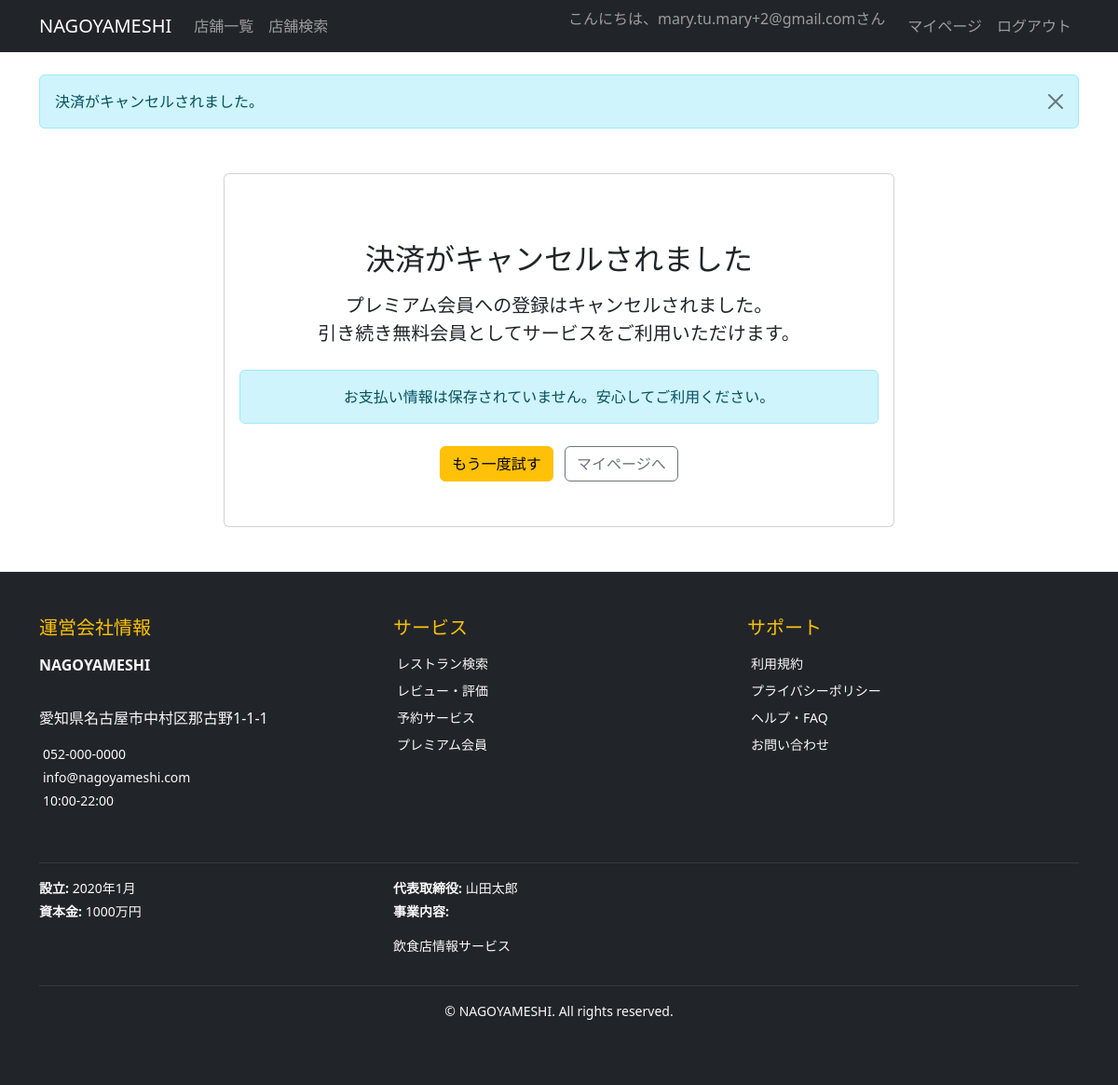
The page /payments/cancel/ (signed in) on the database its author committed.
### accounts/models.py (models this page shows, shortened)
class User(AbstractUser):
    furigana = models.CharField('フリガナ', max_length=100, blank=True)
    postal_code = models.CharField('郵便番号', max_length=8, blank=True)
    address = models.TextField('住所', blank=True)
    phone_number = models.CharField('電話番号', max_length=15, blank=True)
    is_premium = models.BooleanField('プレミアム会員', default=False)
    email_verified = models.BooleanField('メール認証済み', default=False)
    created_at = models.DateTimeField('作成日時', auto_now_add=True)
    updated_at = models.DateTimeField('更新日時', auto_now=True)
    class Meta:
        verbose_name = 'ユーザー'
        verbose_name_plural = 'ユーザー'

### admin_panel/models.py (models this page shows, shortened)
class CompanyInfo(models.Model):
    company_name = models.CharField('会社名', max_length=100, default='NAGOYA MESHI株式会社')
    address = models.TextField('住所', default='〒460-0008 愛知県名古屋市中区栄3-15-33')
    phone = models.CharField('電話番号', max_length=20, default='052-123-4567')
    email = models.EmailField('メールアドレス', default='info@nagoyameshi.com')
    business_hours = models.CharField('営業時間', max_length=50, default='平日 9:00-18:00')
    established = models.CharField('設立', max_length=20, default='2020年4月')
    capital = models.CharField('資本金', max_length=30, default='1,000万円')
    representative = models.CharField('代表取締役', max_length=50, default='名古屋 太郎')
    business_content = models.TextField('事業内容', default='飲食店情報サイトの運営\nグルメ情報の提供\nレストラン予約サービス')
    updated_at = models.DateTimeField('更新日時', auto_now=True)
    class Meta:
        verbose_name = '運営会社情報'
        verbose_name_plural = '運営会社情報'
    @classmethod
    def get_instance(cls):
        obj, created = cls.objects.get_or_create(pk=1)
        return obj

### payments/views.py (the view)
# urls.py: path('cancel/', views.payment_cancel, name='cancel'),
@login_required
def payment_cancel(request):
    messages.info(request, '決済がキャンセルされました。')
    return render(request, 'payments/payment_cancel.html')

### admin_panel/context_processors.py (called while the page is built)
def company_info(request):
    return {
        'company_info': CompanyInfo.get_instance()
    }

### payments/templates/payments/payment_cancel.html (shortened to what this page needs)
{% extends 'base.html' %}
{% block content %}
<div class="container my-5">
    <div class="row">
        <div class="col-md-8 mx-auto">
            <div class="card">
                <div class="card-body text-center py-5">
                    <h2 class="mt-4 mb-3">決済がキャンセルされました</h2>
                    <p class="lead mb-4">
                        プレミアム会員への登録はキャンセルされました。<br>
                        引き続き無料会員としてサービスをご利用いただけます。
                    </p>
                    <div class="alert alert-info">
                        お支払い情報は保存されていません。安心してご利用ください。
                    </div>
                    <div class="mt-4">
                        <a href="{% url 'payments:subscribe' %}" class="btn btn-warning me-2">
                             もう一度試す
                        </a>
                        <a href="{% url 'accounts:profile' %}" class="btn btn-outline-secondary">
                             マイページへ
                        </a>
                    </div>
                </div>
            </div>
        </div>
    </div>
</div>
{% endblock %}

### templates/base.html (shortened to what this page needs)
<!DOCTYPE html>
<html lang="ja">
<head>
    <link href="https://cdn.jsdelivr.net/npm/bootstrap@5.3.0/dist/css/bootstrap.min.css" rel="stylesheet">
</head>
<body>
    <nav class="navbar navbar-expand-lg navbar-dark bg-dark">
        <div class="container">
            <a class="navbar-brand" href="{% url 'restaurants:index' %}">NAGOYAMESHI</a>
            <div class="collapse navbar-collapse" id="navbarNav">
                <ul class="navbar-nav me-auto">
                    <li class="nav-item">
                        <a class="nav-link" href="{% url 'restaurants:index' %}">店舗一覧</a>
                    </li>
                    <li class="nav-item">
                        <a class="nav-link" href="{% url 'restaurants:search' %}">店舗検索</a>
                    </li>
                </ul>
                <ul class="navbar-nav">
                    {% if user.is_authenticated %}
                        <li class="nav-item">
                            <span class="navbar-text me-3">
                                こんにちは、{{ user.username }}さん
                            </span>
                        </li>
                        <li class="nav-item">
                            <a class="nav-link" href="{% url 'accounts:profile' %}">マイページ</a>
                        </li>
                        <li class="nav-item">
                            <a class="nav-link" href="{% url 'accounts:logout' %}">ログアウト</a>
                        </li>
                    {% endif %}
                </ul>
            </div>
        </div>
    </nav>
    <main class="container mt-4">
        {% if messages %}
            {% for message in messages %}
                <div class="alert alert-{{ message.tags }} alert-dismissible fade show" role="alert">
                    {{ message }}
                    <button type="button" class="btn-close" data-bs-dismiss="alert"></button>
                </div>
            {% endfor %}
        {% endif %}
        {% block content %}
        {% endblock %}
    </main>
    <footer class="bg-dark text-light mt-5">
        <div class="container py-5">
            <div class="row">
                <div class="col-lg-4 mb-4">
                    <h5 class="text-warning mb-3">
                         運営会社情報
                    </h5>
                    <p class="mb-2"><strong>{{ company_info.company_name }}</strong></p>
                    <p class="small mb-1">
                        {{ company_info.address|linebreaks }}
                    </p>
                    <p class="small mb-1">
                        {{ company_info.phone }}
                    </p>
                    <p class="small mb-1">
                        {{ company_info.email }}
                    </p>
                    <p class="small">
                        {{ company_info.business_hours }}
                    </p>
                </div>
                <div class="col-lg-4 mb-4">
                    <h5 class="text-warning mb-3">
                         サービス
                    </h5>
                    <ul class="list-unstyled small">
                        <li class="mb-2">
                            <a href="{% url 'restaurants:index' %}" class="text-light text-decoration-none">
                                 レストラン検索
                            </a>
                        </li>
                        <li class="mb-2">
                            <a href="#" class="text-light text-decoration-none">
                                 レビュー・評価
                            </a>
                        </li>
                        <li class="mb-2">
                            <a href="#" class="text-light text-decoration-none">
                                 予約サービス
                            </a>
                        </li>
                        <li class="mb-2">
                            <a href="#" class="text-light text-decoration-none">
                                 プレミアム会員
                            </a>
                        </li>
                    </ul>
                </div>
                <div class="col-lg-4 mb-4">
                    <h5 class="text-warning mb-3">
                         サポート
                    </h5>
                    <ul class="list-unstyled small">
                        <li class="mb-2">
                            <a href="#" class="text-light text-decoration-none">
                                 利用規約
                            </a>
                        </li>
                        <li class="mb-2">
                            <a href="#" class="text-light text-decoration-none">
                                 プライバシーポリシー
                            </a>
                        </li>
                        <li class="mb-2">
                            <a href="#" class="text-light text-decoration-none">
                                 ヘルプ・FAQ
                            </a>
                        </li>
                        <li class="mb-2">
                            <a href="#" class="text-light text-decoration-none">
                                 お問い合わせ
                            </a>
                        </li>
                    </ul>
                </div>
            </div>
            <hr class="border-secondary">
            <div class="row">
                <div class="col-md-8">
                    <div class="row small">
                        <div class="col-sm-6">
                            <p class="mb-1">
                                <strong>設立:</strong> {{ company_info.established }}
                            </p>
                            <p class="mb-1">
                                <strong>資本金:</strong> {{ company_info.capital }}
                            </p>
                        </div>
                        <div class="col-sm-6">
                            <p class="mb-1">
                                <strong>代表取締役:</strong> {{ company_info.representative }}
                            </p>
                            <p class="mb-1">
                                <strong>事業内容:</strong>
                            </p>
                            <p class="small text-muted">{{ company_info.business_content|linebreaks }}</p>
                        </div>
                    </div>
                </div>
                <div class="col-md-4">
                </div>
            </div>
            <hr class="border-secondary">
            <div class="text-center">
                <p class="mb-0 small">
                    &copy; {{ "now"|date:"Y" }} {{ company_info.company_name }}. All rights reserved.
                </p>
                <p class="mb-0 small text-muted">
                </p>
            </div>
        </div>
    </footer>
</body>
</html>

### rows shown on the page
User: username "mary.tu.mary+2@gmail.com"
CompanyInfo: company_name "NAGOYAMESHI", address "愛知県名古屋市中村区那古野1-1-1", phone "052-000-0000", email "info@nagoyameshi.com", business_hours "10:00-22:00", established "2020年1月", capital "1000万円", representative "山田太郎", business_content "飲食店情報サービス"

### other values the page prints
{{ message }} "決済がキャンセルされました。"
